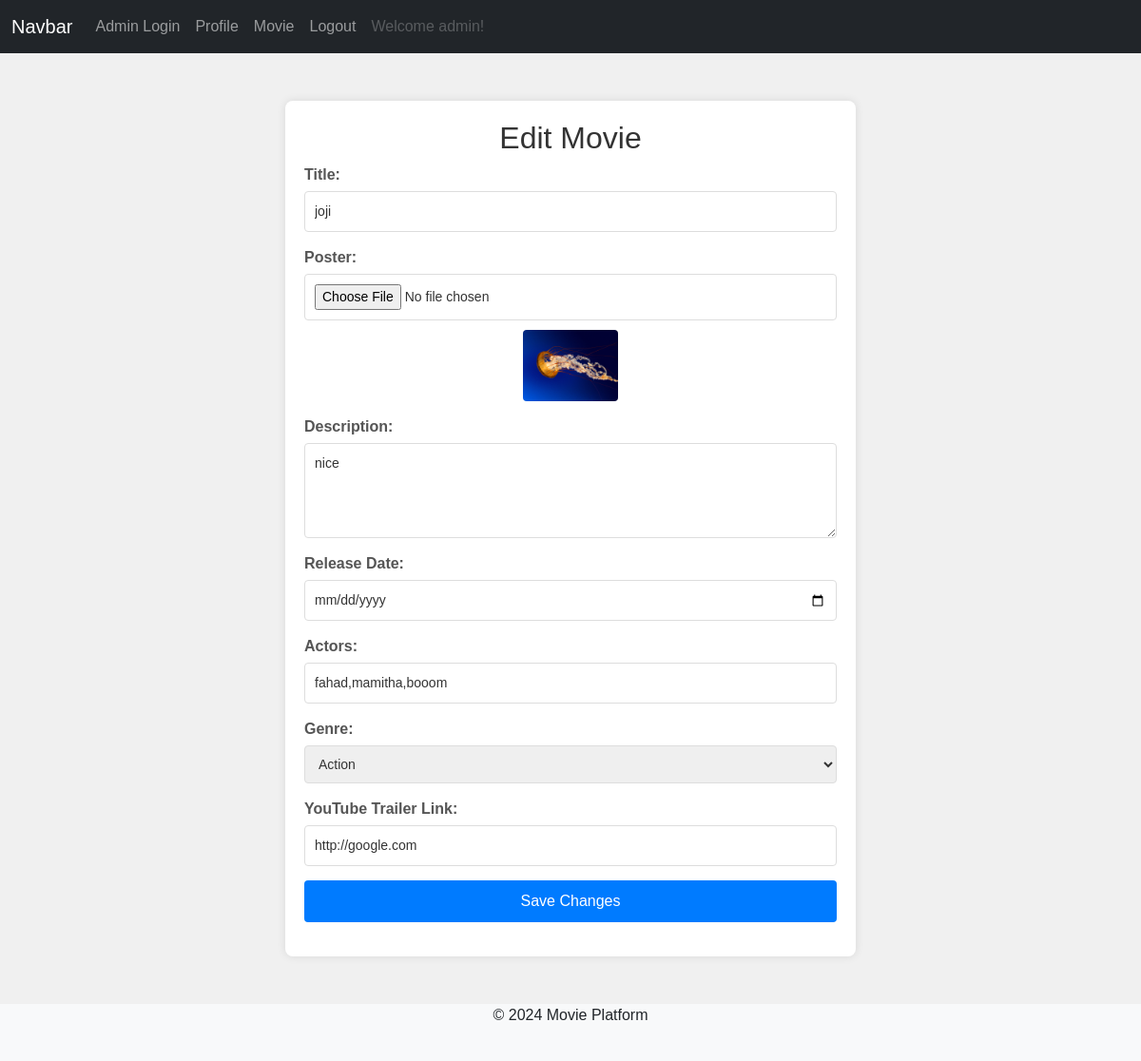
Page /edit_movie/1/ (signed in) on the committed database.
### movie_app/models.py (models this page shows, shortened)
class Movie(models.Model):
    user = models.ForeignKey(User, on_delete=models.CASCADE)
    title = models.CharField(max_length=200)
    poster = models.ImageField(upload_to='posters/')
    description = models.TextField()
    release_date = models.DateField()
    actors = models.CharField(max_length=200)
    genre = models.ForeignKey(Genre, on_delete=models.SET_NULL, null=True)
    youtube_trailer = models.URLField()

### movie_app/views.py (the view, shortened to what this page needs)
# urls.py: path('edit_movie/<int:movie_id>/', views.edit_movie, name='edit_movie'),
@login_required
def edit_movie(request, movie_id):
    movie = get_object_or_404(Movie, id=movie_id)
    if request.user != movie.user:
        return HttpResponse('You are not allowed to edit this movie')
    genres = Genre.objects.all()
    return render(request, 'edit_movie.html', {'movie': movie, 'genres': genres})

### templates/edit_movie.html (shortened to what this page needs)
{% extends 'base.html' %}
{% load static %}
{% block content %}
<head>
    <link href="{% static 'css/editmo.css' %}" rel="stylesheet">
</head>
<body>
    <div class="form-container">
        <h2>Edit Movie</h2>
        <form method="POST" enctype="multipart/form-data">
            <div class="form-group">
                <label for="title">Title:</label>
                <input type="text" name="title" value="{{ movie.title }}" required>
            </div>
            <div class="form-group">
                <label for="poster">Poster:</label>
                <input type="file" name="poster">
                {% if movie.poster %}
                <div class="current-poster">
                    <img src="{{ movie.poster.url }}" alt="{{ movie.title }}" width="100">
                </div>
                {% endif %}
            </div>
            <div class="form-group">
                <label for="description">Description:</label>
                <textarea name="description" required>{{ movie.description }}</textarea>
            </div>
            <div class="form-group">
                <label for="release_date">Release Date:</label>
                <input type="date" name="release_date" value="{{ movie.release_date }}" required>
            </div>
            <div class="form-group">
                <label for="actors">Actors:</label>
                <input type="text" name="actors" value="{{ movie.actors }}" required>
            </div>
            <div class="form-group">
                <label for="genre">Genre:</label>
                <select name="genre" required>
                    {% for genre in genres %}
                    <option value="{{ genre.id }}" {% if genre.id == movie.genre.id %}selected{% endif %}>{{ genre.name }}</option>
                    {% endfor %}
                </select>
            </div>
            <div class="form-group">
                <label for="youtube_trailer">YouTube Trailer Link:</label>
                <input type="url" name="youtube_trailer" value="{{ movie.youtube_trailer }}" required>
            </div>
            <div class="form-group">
                <button type="submit">Save Changes</button>
            </div>
        </form>
    </div>
</body>
{% endblock %}

### templates/navbar.html (shortened to what this page needs)
 <nav>
            <nav class="navbar navbar-expand-lg navbar-dark bg-dark">
  <div class="container-fluid">
    <a class="navbar-brand" href="#">Navbar</a>
    <div class="collapse navbar-collapse" id="navbarNavAltMarkup">
      <div class="navbar-nav">
        <a class="nav-link" href="#">Admin Login</a>
        {% if user.is_authenticated %}
        <a class="nav-link" href="{% url 'profile' %}">Profile</a>
        <a class="nav-link" href="{% url 'movies' %}">Movie</a>
        <a class="nav-link" href="{% url 'logout' %}">Logout</a>
        <a class="nav-link disabled" href="#">Welcome {{ user.username }}!</a>
          {% else %}
          <a class="nav-link" href="{% url 'login' %}">Login</a>
        <a class="nav-link" href="{% url 'register' %}">Register</a>
        <a class="nav-link " href="{% url 'movies' %}" >Movie</a>
          {% endif %}
      </div>
    </div>
  </div>
</nav>

### static/css/custom.css (style rules this page uses)
body { font-family: "Roboto", sans-serif; }

### static/css/editmo.css (style rules this page uses)
body { font-family: Arial, sans-serif; background-color: #f0f0f0; margin: 0; padding: 0; }
.form-container { max-width: 600px; margin: 50px auto; padding: 20px; background: #fff; border-radius: 8px; box-shadow: 0 0 10px rgba(0, 0, 0, 0.1); }
h2 { text-align: center; color: #333; }
.form-group { margin-bottom: 15px; }
.form-group label { display: block; margin-bottom: 5px; font-weight: bold; color: #555; }
.form-group input[type="text"], .form-group input[type="file"], .form-group input[type="date"], .form-group input[type="url"], .form-group select, .form-group textarea { width: 100%; padding: 10px; border: 1px solid #ddd; border-radius: 4px; font-size: 14px; color: #333; }
.form-group textarea { height: 100px; resize: vertical; }
.form-group button { width: 100%; padding: 10px; background: #007bff; color: #fff; border: none; border-radius: 4px; cursor: pointer; font-size: 16px; }
.current-poster { margin-top: 10px; text-align: center; }
.current-poster img { border-radius: 4px; }

### rows in the picture
Movie: title "joji", poster (picture), description "nice", actors "fahad,mamitha,booom", youtube_trailer "http://google.com"

### other values in the picture
{{ user.username }} "admin"
form field genre "Action"
